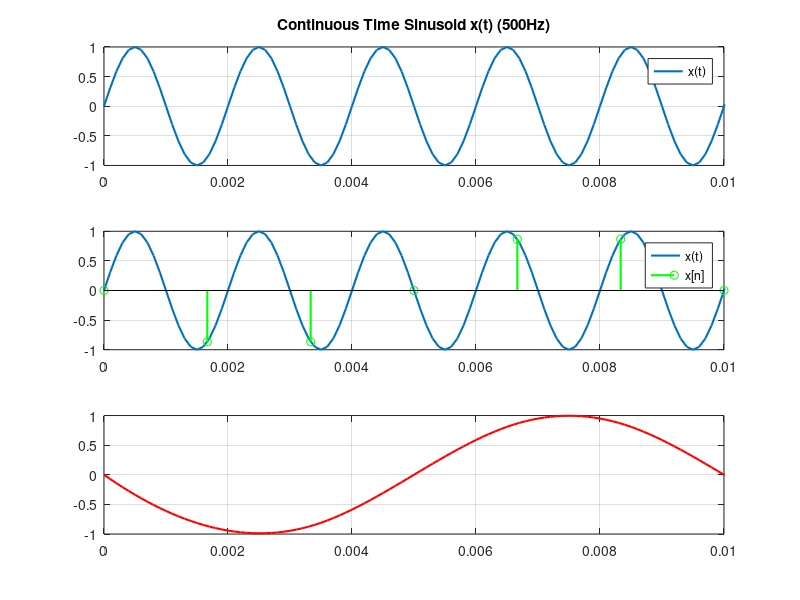

Write MATLAB code to recreate this figure.
%% This is a sampling script
close, clc

%% signal generation

duration = 10; 
dt = 0.0001; %time step (how often we compute a sample)
t = 0:dt:duration; %x-axis (time)
f = 500; %frequency
x_t = sin(2 * pi * f * t); %continuous time sinusoid


% plotting code
subplot(3, 1, 1) % subplot 1
plot(t ,x_t, 'linewidth',1.5)
xlim([0 0.01]) % limit the x-axis
title('Continuous Time Sinusoid x(t) (500Hz)')
legend('x(t)')
grid on
% hold on

%% sampling

Fs = 600; % sampling frequency 
Ts = 1/Fs; % sampling period
n = 0:Ts:10; % x-axis (samples)
x_n = sin(2 * pi * f * n); % discrete time sinusoid

% plotted 
subplot(3, 1, 2) % subplot 2
plot(t ,x_t, 'linewidth',1.5)
hold on
stem(n, x_n, 'g', 'linewidth',1.5) % for 'discrete' 
hold off
grid on
legend('x(t)', 'x[n]')
xlim([0 0.01]) % limit the x-axis 
% sound(x_n)

%% reconstruction

t_r = linspace(0, max(n), (max(n)/dt)); %x-axis (reconstructed time axis)
y_t = interp1(n, x_n, t_r, "spline"); %reconstructed continous time sinusoid

%plotting code
subplot(3, 1, 3) % subplot 3
plot(t_r, y_t,'r','linewidth',1.5) 
grid on
xlim([0 0.01]) %limit x-axis
% sound(x_n)

%% Add FFT Code here to verify 
